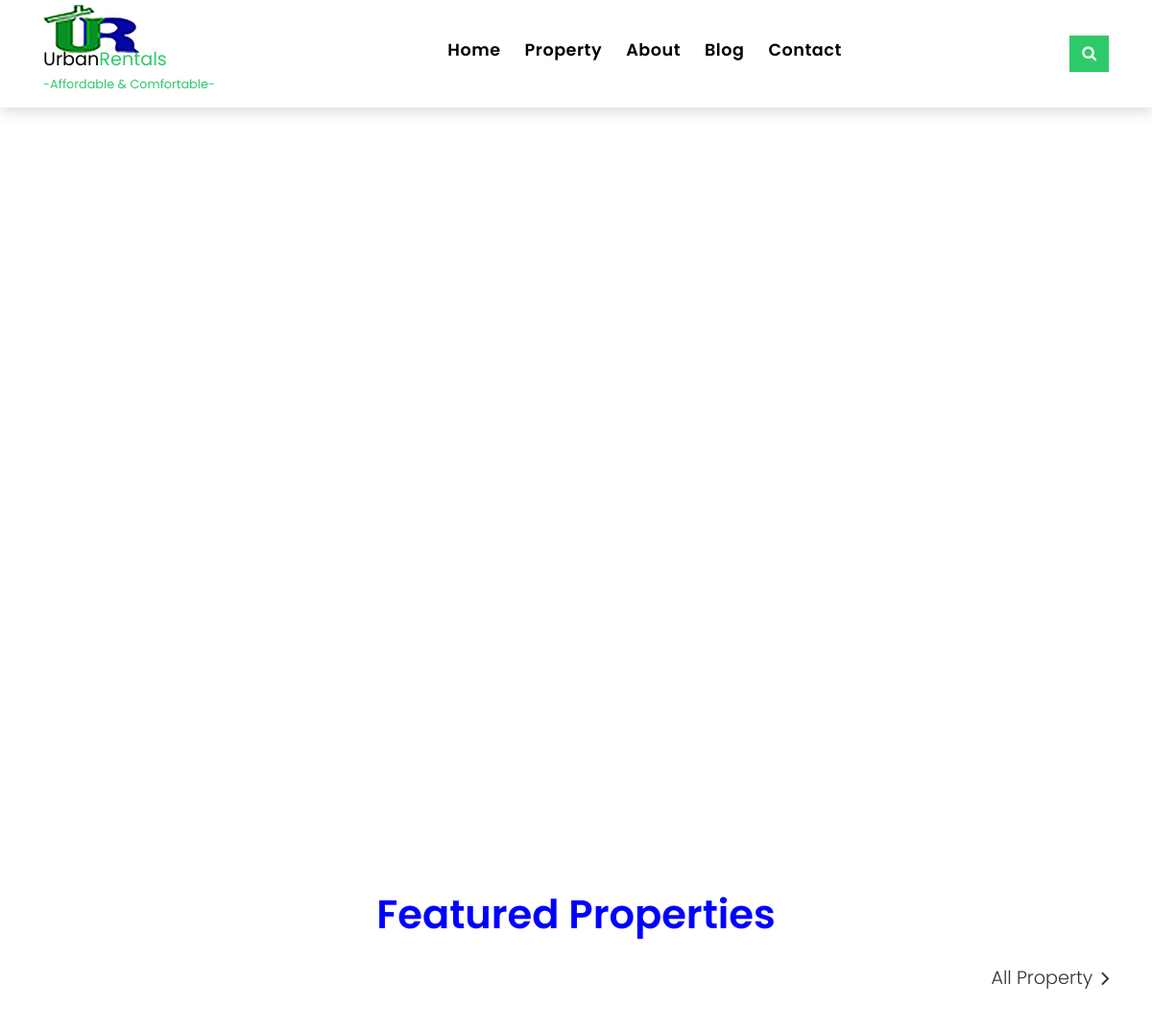
The app's page / (upper part), older data.
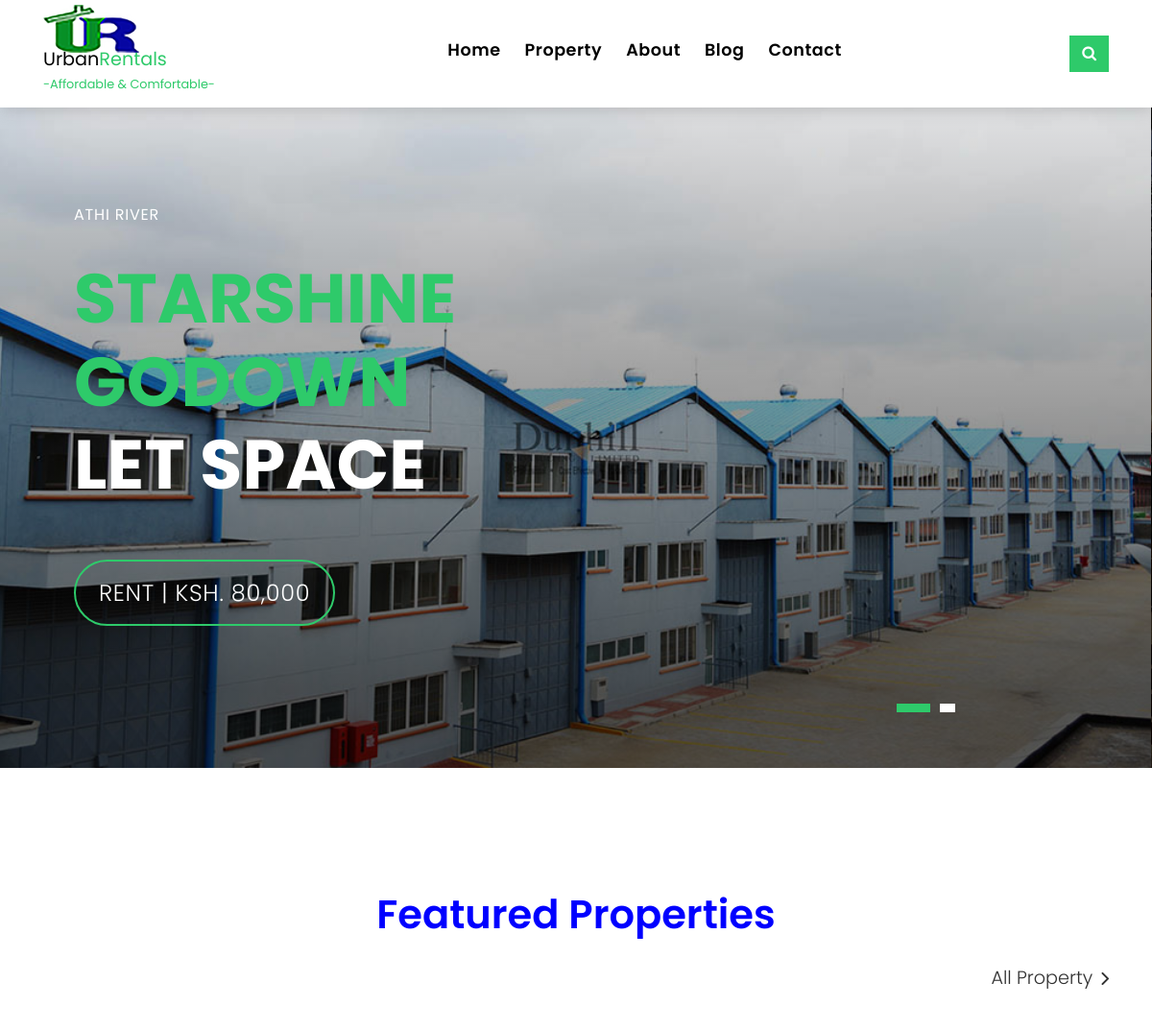
The same page, newer data.
### rental/models.py (models this page shows)
class Homeimgs(models.Model):
    homeimage = models.ImageField(upload_to = 'home/')
    title = models.CharField(max_length=60)
    subtitle = models.CharField(max_length=60)
    location = models.CharField(max_length=60)
    type = models.CharField(max_length=60)
    status = models.CharField(max_length=60)
    price = models.CharField(max_length=60)
    @classmethod
    def homeimg_details(cls):
        homeimgs = cls.objects.all()
        return homeimgs

### rental/views.py (the view)
# urls.py: url(r'^$',views.home, name='home'),
def home(request):
    property = Properties.property_details()
    blog = Blog.blog_details()
    homeimgs = Homeimgs.homeimg_details()
    return render(request, 'index.html', {"property":property, "blog":blog, "homeimgs": homeimgs})

### rental/models.py (called while the page is built)
    @classmethod
    def property_details(cls):
        property = cls.objects.filter()
        return property

    @classmethod
    def blog_details(cls):
        blog = cls.objects.all()
        return blog

### rental/templates/index.html (shortened to what this page needs)
{% load static %}
<!DOCTYPE html>
<html lang="en">
<head>
  <link href="{% static 'lib/bootstrap/css/bootstrap.min.css'%}" rel="stylesheet">
  <link href="{% static 'lib/font-awesome/css/font-awesome.min.css'%}"rel="stylesheet">
  <link href="{% static 'lib/animate/animate.min.css'%}" rel="stylesheet">
  <link href="{% static 'lib/ionicons/css/ionicons.min.css'%}" rel="stylesheet">
  <link href="{% static 'lib/owlcarousel/assets/owl.carousel.min.css'%}" rel="stylesheet">
  <link href="{% static 'csss/styles.css'%}" rel="stylesheet">
</head>
<body>
  {% include "header.html" %}
  <div class="intro intro-carousel">
    <div id="carousel" class="owl-carousel owl-theme">
      {% for homeimage in homeimgs %}
      <div class="carousel-item-a intro-item bg-image" style="background-image: url('{{homeimage.homeimage.url}}')">
        <div class="overlay overlay-a"></div>
        <div class="intro-content display-table">
          <div class="table-cell">
            <div class="container">
              <div class="row">
                <div class="col-lg-8">
                  <div class="intro-body">
                    <p class="intro-title-top">{{homeimage.location}}</p>
                    <h1 class="intro-title mb-4">
                      <span class="color-b">{{homeimage.title}} </span>
                      <br> {{homeimage.subtitle}}</h1>
                    <p class="intro-subtitle intro-price">
                      <a href="{% url 'property' %}"><span class="price-a">{{homeimage.status}} | Ksh. {{homeimage.price}}</span></a>
                    </p>
                  </div>
                </div>
              </div>
            </div>
          </div>
        </div>
      </div>
      {% endfor %}
    </div>
  </div>
  <section class="property-grid grid section-t8">
    <div class="container">
      <div class="row">
        <div class="col-md-12">
          <div class="title-wrap justify-content-between">
            <div class="title-box text-center">
              <h2 class="title-a">Featured Properties</h2>
            </div>
            <div class="title-link text-right">
              <a href="{% url 'property'%}">All Property
                <span class="ion-ios-arrow-forward"></span>
              </a>
            </div>
          </div>
        </div>
      </div>
  </section>
  {% include "footer.html" %}
</body>
</html>

Row changes from the older to the newer data that the page shows:
added Homeimgs: homeimage (picture), location "ATHI RIVER", title "STARSHINE GODOWN", subtitle "LET SPACE", status "RENT", price "80,000"
